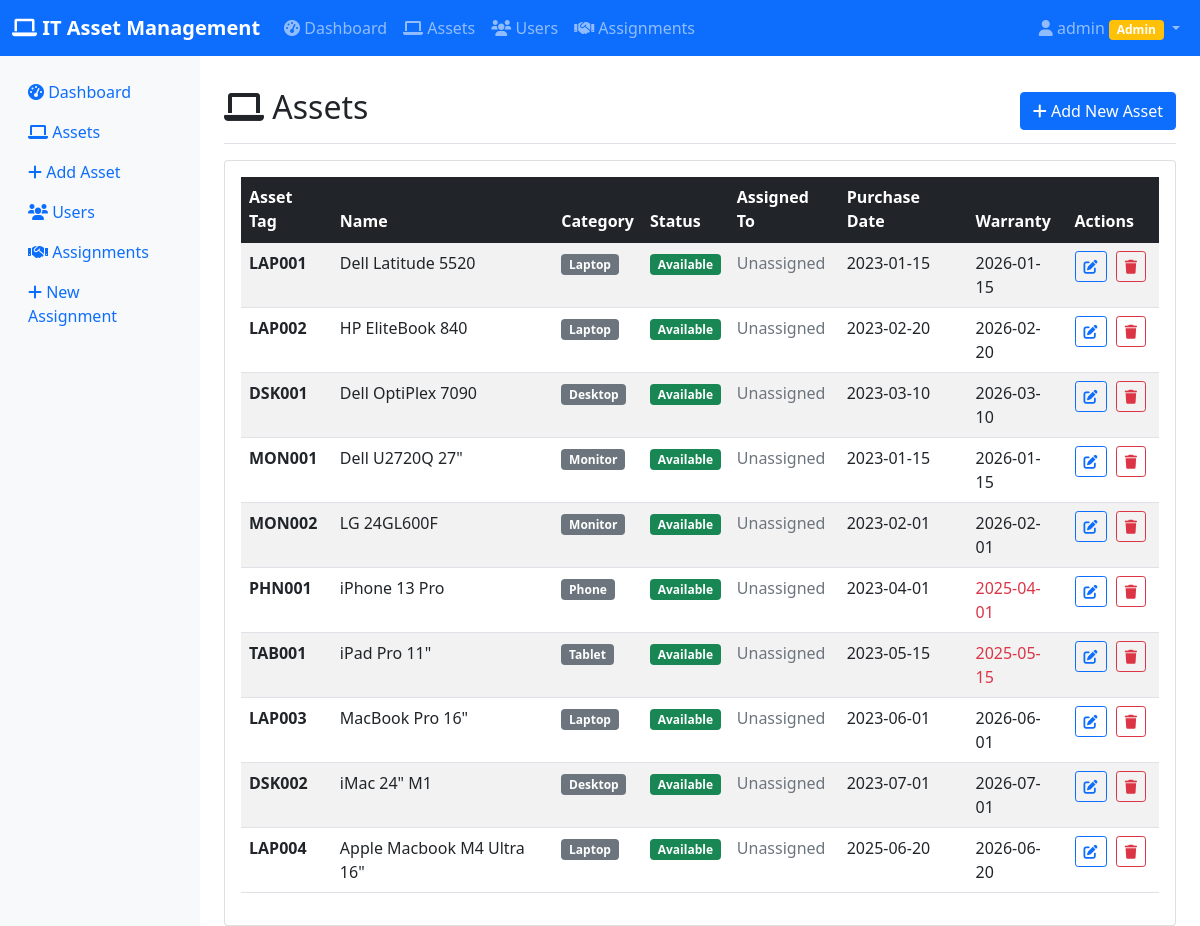
Screenshot of /assets (signed in) with the database file from the repository.
### app.py (models this page shows, shortened)
class User(UserMixin, db.Model):
    __tablename__ = 'users'
    id = db.Column(db.Integer, primary_key=True)
    username = db.Column(db.String(80), unique=True, nullable=False, index=True)
    email = db.Column(db.String(120), unique=True, nullable=False, index=True)
    password_hash = db.Column(db.String(255), nullable=False)
    role = db.Column(db.String(20), nullable=False, default='regular')  # 'admin' or 'regular'
    created_at = db.Column(db.DateTime, default=datetime.utcnow)
    assignments = db.relationship('Assignment', backref='assigned_user', lazy=True)
    def is_admin(self):
        return self.role == 'admin'

class Asset(db.Model):
    __tablename__ = 'assets'
    id = db.Column(db.Integer, primary_key=True)
    asset_tag = db.Column(db.String(50), unique=True, nullable=False, index=True)
    name = db.Column(db.String(100), nullable=False)
    category = db.Column(db.String(50), nullable=False)  # Laptop, Desktop, Monitor, etc.
    purchase_date = db.Column(db.Date, nullable=True)
    warranty_expiry = db.Column(db.Date, nullable=True)
    status = db.Column(db.String(20), nullable=False, default='available')  # available, assigned, retired
    assigned_to = db.Column(db.Integer, db.ForeignKey('users.id'), nullable=True)
    created_at = db.Column(db.DateTime, default=datetime.utcnow)
    assignments = db.relationship('Assignment', backref='asset', lazy=True, cascade='all, delete-orphan')
    assigned_user = db.relationship('User', foreign_keys=[assigned_to], backref='assigned_assets')

### app.py (the view)
@app.route('/assets')
@login_required
def assets():
    page = request.args.get('page', 1, type=int)
    assets = Asset.query.paginate(
        page=page, per_page=10, error_out=False
    )
    return render_template('assets.html', assets=assets, today=date.today())

### app.py (called while the page is built)
@login_manager.user_loader
def load_user(user_id):
    return User.query.get(int(user_id))

### templates/assets.html (shortened to what this page needs)
{% extends "base.html" %}
{% block content %}
<div class="d-flex justify-content-between flex-wrap flex-md-nowrap align-items-center pt-3 pb-2 mb-3 border-bottom">
    <h1 class="h2"><i class="fas fa-laptop"></i> Assets</h1>
    <div class="btn-toolbar mb-2 mb-md-0">
        <a href="{{ url_for('create_asset') }}" class="btn btn-primary">
            <i class="fas fa-plus"></i> Add New Asset
        </a>
    </div>
</div>
<div class="card">
    <div class="card-body">
        {% if assets.items %}
        <div class="table-responsive">
            <table class="table table-striped table-hover">
                <thead class="table-dark">
                    <tr>
                        <th>Asset Tag</th>
                        <th>Name</th>
                        <th>Category</th>
                        <th>Status</th>
                        <th>Assigned To</th>
                        <th>Purchase Date</th>
                        <th>Warranty</th>
                        <th>Actions</th>
                    </tr>
                </thead>
                <tbody>
                    {% for asset in assets.items %}
                    <tr>
                        <td><strong>{{ asset.asset_tag }}</strong></td>
                        <td>{{ asset.name }}</td>
                        <td>
                            <span class="badge bg-secondary">{{ asset.category }}</span>
                        </td>
                        <td>
                            {% if asset.status == 'available' %}
                                <span class="badge bg-success">Available</span>
                            {% elif asset.status == 'assigned' %}
                                <span class="badge bg-warning">Assigned</span>
                            {% else %}
                                <span class="badge bg-danger">Retired</span>
                            {% endif %}
                        </td>
                        <td>
                            {% if asset.assigned_user %}
                                {{ asset.assigned_user.username }}
                            {% else %}
                                <span class="text-muted">Unassigned</span>
                            {% endif %}
                        </td>
                        <td>
                            {% if asset.purchase_date %}
                                {{ asset.purchase_date.strftime('%Y-%m-%d') }}
                            {% else %}
                                <span class="text-muted">N/A</span>
                            {% endif %}
                        </td>
                        <td>
                            {% if asset.warranty_expiry %}
                                {% if asset.warranty_expiry < today %}
                                    <span class="text-danger">{{ asset.warranty_expiry.strftime('%Y-%m-%d') }}</span>
                                {% else %}
                                    {{ asset.warranty_expiry.strftime('%Y-%m-%d') }}
                                {% endif %}
                            {% else %}
                                <span class="text-muted">N/A</span>
                            {% endif %}
                        </td>
                        <td class="table-actions">
                            <a href="{{ url_for('edit_asset', id=asset.id) }}" class="btn btn-sm btn-outline-primary">
                                <i class="fas fa-edit"></i>
                            </a>
                            {% if current_user.is_admin() %}
                            <form method="POST" action="{{ url_for('delete_asset', id=asset.id) }}" class="d-inline" onsubmit="return confirmDelete('asset')">
                                <button type="submit" class="btn btn-sm btn-outline-danger">
                                    <i class="fas fa-trash"></i>
                                </button>
                            </form>
                            {% endif %}
                        </td>
                    </tr>
                    {% endfor %}
                </tbody>
            </table>
        </div>
        {% endif %}
    </div>
</div>
{% endblock %}

### templates/base.html (shortened to what this page needs)
<!DOCTYPE html>
<html lang="en">
<head>
    <link href="https://cdn.jsdelivr.net/npm/bootstrap@5.1.3/dist/css/bootstrap.min.css" rel="stylesheet">
    <link href="https://cdnjs.cloudflare.com/ajax/libs/font-awesome/6.0.0/css/all.min.css" rel="stylesheet">
</head>
<body>
    <nav class="navbar navbar-expand-lg navbar-dark bg-primary">
        <div class="container-fluid">
            <a class="navbar-brand" href="{{ url_for('index') }}">
                <i class="fas fa-laptop"></i> IT Asset Management
            </a>
            {% if current_user.is_authenticated %}
            <div class="collapse navbar-collapse" id="navbarNav">
                <ul class="navbar-nav me-auto">
                    <li class="nav-item">
                        <a class="nav-link" href="{{ url_for('index') }}">
                            <i class="fas fa-tachometer-alt"></i> Dashboard
                        </a>
                    </li>
                    <li class="nav-item">
                        <a class="nav-link" href="{{ url_for('assets') }}">
                            <i class="fas fa-laptop"></i> Assets
                        </a>
                    </li>
                    <li class="nav-item">
                        <a class="nav-link" href="{{ url_for('users') }}">
                            <i class="fas fa-users"></i> Users
                        </a>
                    </li>
                    <li class="nav-item">
                        <a class="nav-link" href="{{ url_for('assignments') }}">
                            <i class="fas fa-handshake"></i> Assignments
                        </a>
                    </li>
                </ul>
                <ul class="navbar-nav">
                    <li class="nav-item dropdown">
                        <a class="nav-link dropdown-toggle" href="#" id="navbarDropdown" role="button" data-bs-toggle="dropdown">
                            <i class="fas fa-user"></i> {{ current_user.username }}
                            {% if current_user.is_admin() %}
                                <span class="badge bg-warning">Admin</span>
                            {% endif %}
                        </a>
                    </li>
                </ul>
            </div>
            {% endif %}
        </div>
    </nav>
    <div class="container-fluid">
        <div class="row">
            {% if current_user.is_authenticated %}
            <nav class="col-md-2 d-md-block sidebar">
                <div class="position-sticky pt-3">
                    <ul class="nav flex-column">
                        <li class="nav-item">
                            <a class="nav-link" href="{{ url_for('index') }}">
                                <i class="fas fa-tachometer-alt"></i> Dashboard
                            </a>
                        </li>
                        <li class="nav-item">
                            <a class="nav-link" href="{{ url_for('assets') }}">
                                <i class="fas fa-laptop"></i> Assets
                            </a>
                        </li>
                        <li class="nav-item">
                            <a class="nav-link" href="{{ url_for('create_asset') }}">
                                <i class="fas fa-plus"></i> Add Asset
                            </a>
                        </li>
                        <li class="nav-item">
                            <a class="nav-link" href="{{ url_for('users') }}">
                                <i class="fas fa-users"></i> Users
                            </a>
                        </li>
                        <li class="nav-item">
                            <a class="nav-link" href="{{ url_for('assignments') }}">
                                <i class="fas fa-handshake"></i> Assignments
                            </a>
                        </li>
                        <li class="nav-item">
                            <a class="nav-link" href="{{ url_for('create_assignment') }}">
                                <i class="fas fa-plus"></i> New Assignment
                            </a>
                        </li>
                    </ul>
                </div>
            </nav>
            {% endif %}
            <main class="col-md-10 ms-sm-auto px-md-4 main-content">
                {% if current_user.is_authenticated %}
                <div class="pt-3">
                {% else %}
                <div class="pt-5">
                {% endif %}
                    {% block content %}{% endblock %}
                </div>
            </main>
        </div>
    </div>
</body>
</html>

### templates/base.html (style rules this page uses)
.navbar-brand { font-weight: bold; }
.sidebar { min-height: calc(100vh - 56px); background-color: #f8f9fa; }
.main-content { min-height: calc(100vh - 56px); }
.table-actions { white-space: nowrap; }
.btn-sm { margin-right: 5px; }

### rows the page displays
User: username "admin"
Asset: asset_tag "LAP001", name "Dell Latitude 5520", category "Laptop", status "Available", purchase_date "2023-01-15", warranty_expiry "2026-01-15"
Asset: asset_tag "LAP002", name "HP EliteBook 840", category "Laptop", status "Available", purchase_date "2023-02-20", warranty_expiry "2026-02-20"
Asset: asset_tag "DSK001", name "Dell OptiPlex 7090", category "Desktop", status "Available", purchase_date "2023-03-10", warranty_expiry "2026-03-10"
Asset: asset_tag "MON001", name "Dell U2720Q 27\"", category "Monitor", status "Available", purchase_date "2023-01-15", warranty_expiry "2026-01-15"
Asset: asset_tag "MON002", name "LG 24GL600F", category "Monitor", status "Available", purchase_date "2023-02-01", warranty_expiry "2026-02-01"
Asset: asset_tag "PHN001", name "iPhone 13 Pro", category "Phone", status "Available", purchase_date "2023-04-01", warranty_expiry "2025-04-01"
Asset: asset_tag "TAB001", name "iPad Pro 11\"", category "Tablet", status "Available", purchase_date "2023-05-15", warranty_expiry "2025-05-15"
Asset: asset_tag "LAP003", name "MacBook Pro 16\"", category "Laptop", status "Available", purchase_date "2023-06-01", warranty_expiry "2026-06-01"
Asset: asset_tag "DSK002", name "iMac 24\" M1", category "Desktop", status "Available", purchase_date "2023-07-01", warranty_expiry "2026-07-01"
Asset: asset_tag "LAP004", name "Apple Macbook M4 Ultra 16\"", category "Laptop", status "Available", purchase_date "2025-06-20", warranty_expiry "2026-06-20"
